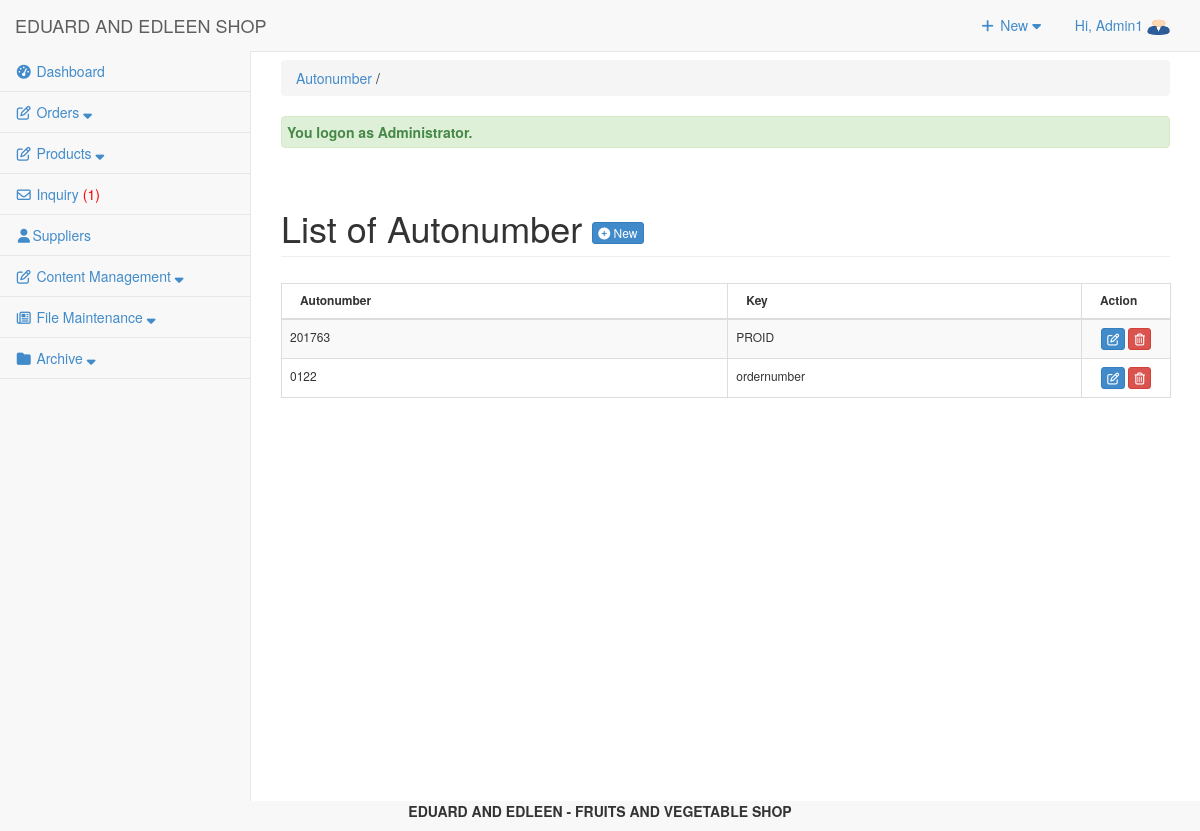
The page /admin/autonumber/index.php (signed in) on the database its author committed.
### tables this page shows
CREATE TABLE `tbluseraccount` (
  `USERID` int(11) NOT NULL,
  `U_NAME` varchar(122) NOT NULL,
  `U_USERNAME` varchar(122) NOT NULL,
  `U_PASS` varchar(122) NOT NULL,
  `U_ROLE` varchar(30) NOT NULL,
  `USERIMAGE` varchar(255) NOT NULL,
  `U_STATUS` varchar(255) NOT NULL DEFAULT 'Active'
);

CREATE TABLE `tblautonumber` (
  `ID` int(11) NOT NULL,
  `AUTOSTART` varchar(11) NOT NULL,
  `AUTOINC` int(11) NOT NULL,
  `AUTOEND` int(11) NOT NULL,
  `AUTOKEY` varchar(12) NOT NULL,
  `AUTONUM` int(30) NOT NULL
);

### admin/autonumber/index.php (called while the page is built, shortened)
<?php
require_once("../../include/initialize.php");
$view = (isset($_GET['view']) && $_GET['view'] != '') ? $_GET['view'] : '';
$header=$view;
$title="Autonumber";
require_once ("../theme/templates.php");
?>

### include/database.php (called while the page is built, shortened)
<?php
class Database {
	var $sql_string = '';
	private $conn;
	public function open_connection() {
		$this->conn = mysqli_connect(server,user,pass);
		if(!$this->conn){
			echo "Problem in database connection! Contact administrator!";
			exit();
		}else{
			$db_select = mysqli_select_db($this->conn,database_name);
		}
	}
	function setQuery($sql='') {
		$this->sql_string=$sql;
	}
	function executeQuery() {
		$result = mysqli_query($this->conn,$this->sql_string);
		return $result;
	}
	private function confirm_query($result) {
		return $result;
	}
	function loadResultList( $key='' ) {
		$cur = $this->executeQuery();
		$array = array();
		while ($row = mysqli_fetch_object($cur)) {
			if ($key) {
				$array[$row->$key] = $row;
			} else {
				$array[] = $row;
			}
		}
		return $array;
	}
	function loadSingleResult() {
		$cur = $this->executeQuery();
		while ($row = mysqli_fetch_object($cur)) {
		return $data = $row;
		}
	}
	public function num_rows($result_set) {
		return mysqli_num_rows($result_set);
	}
}
$mydb = new Database();
?>

### include/accounts.php (called while the page is built, shortened)
<?php
require_once(LIB_PATH.DS.'database.php');
class User {
	protected static  $tblname = "tbluseraccount";
	function single_user($id=""){
			global $mydb;
			$mydb->setQuery("SELECT * FROM ".self::$tblname."
				Where USERID= '{$id}' LIMIT 1");
			$cur = $mydb->loadSingleResult();
			return $cur;
	}
}
?>

### admin/autonumber/list.php (the view, shortened to what this page needs)
<div class="row">
      	 <div class="col-lg-12">
           <h1 class="page-header">List of Autonumber  <a href="index.php?view=add" class="btn btn-primary btn-xs  ">  <i class="fa fa-plus-circle fw-fa"></i> New</a>  </h1>
      		</div>
  		 </div>
 		    <form action="controller.php?action=delete" Method="POST">
		     <div class="table-responsive">
			<table id="example" class="table table-striped table-bordered table-hover"  style="font-size:12px" cellspacing="0">
			  <thead>
			  	<tr>
			  		<th>
			  		 Autonumber</th>
			  		  <th>Key</th>
			  		 <th width="10%" align="center">Action</th>
			  	</tr>
			  </thead>
			  <tbody>
			  	<?php
			  		$mydb->setQuery("SELECT * FROM `tblautonumber`");
			  		$cur = $mydb->loadResultList();
					foreach ($cur as $result) {
			  		echo '<tr>';
		  			echo '<td>' . $result->AUTOSTART.$result->AUTOEND.'</td>';
		  			echo '<td>' . $result->AUTOKEY.'</td>';
			  		echo '<td align="center"><a title="Edit" href="index.php?view=edit&id='.$result->AUTOKEY.'" class="btn btn-primary btn-xs  ">  <span class="fa fa-edit fw-fa"></a>
			  		     <a title="Delete" href="controller.php?action=delete&id='.$result->AUTOKEY.'" class="btn btn-danger btn-xs  ">  <span class="fa  fa-trash-o fw-fa "></a></td>';
			  		echo '</tr>';
			  	}
			  	?>
			  </tbody>
			</table>
			</form>

### admin/theme/templates.php (shortened to what this page needs)
<!DOCTYPE html>
<html lang="en">
<head>
<link href="<?php echo web_root; ?>admin/css/bootstrap.min.css" rel="stylesheet">
<link href="<?php echo web_root; ?>admin/css/metisMenu.min.css" rel="stylesheet">
<link href="<?php echo web_root; ?>admin/css/timeline.css" rel="stylesheet">
<link href="<?php echo web_root; ?>admin/css/sb-admin-2.css" rel="stylesheet">
<link href="<?php echo web_root; ?>admin/font/css/font-awesome.min.css" rel="stylesheet" type="text/css">
<link href="<?php echo web_root; ?>admin/font/font-awesome.min.css" rel="stylesheet" type="text/css">
<link href="<?php echo web_root; ?>admin/css/dataTables.bootstrap.css" rel="stylesheet">
<link href="<?php echo web_root; ?>css/bootstrap-datetimepicker.min.css" rel="stylesheet" media="screen">
<link href="<?php echo web_root; ?>css/datepicker.css" rel="stylesheet" media="screen">
<link href="<?php echo web_root; ?>admin/css/costum.css" rel="stylesheet">
<link href="<?php echo web_root; ?>admin/css/ekko-lightbox.css" rel="stylesheet">
</head>
  <?php
    $query = "SELECT * FROM tblsummary WHERE ORDEREDSTATS = 'Pending'";
    $mydb->setQuery($query);
    $query = "SELECT * FROM tblinquiry WHERE INQSTATUS = 'NEW'";
    $mydb->setQuery($query);
    $cur = $mydb->executeQuery();
    $rowscount = $mydb->num_rows($cur);
    $res = isset($rowscount)? $rowscount : 0;
    if($res>0){
    $inquiry = '<span style="color:red;">('.$res.')</span>';
    }else{
        $inquiry = '<span> ('.$res.')</span>';
    }
?>
<body>
   <div id="wrapper">
        <nav class="navbar navbar-default navbar-static-top  " role="navigation" style="margin-bottom: 0">
            <div class="navbar-header">
                 <a class="navbar-brand"  href="<?php echo web_root; ?>admin/index.php" >EDUARD AND EDLEEN SHOP</a>
            </div>
            <ul class="nav navbar-top-links navbar-right">
                 <li class="dropdown">
                    <a class="dropdown-toggle" data-toggle="dropdown" href="#">
                        <i class="fa fa-plus fa-fw"></i> New  <i class="fa fa-caret-down"></i>
                    </a>
                </li>
<?php
 $user = New User();
$singleuser = $user->single_user($_SESSION['USERID']);
?>
                <li class="dropdown">
                    <a class="dropdown-toggle" data-toggle="dropdown" href="#">
                        Hi, <?php echo $_SESSION['U_NAME']; ?> <img title="profile image" width="23px" height="17px" src="<?php echo web_root.'admin/user/'.$singleuser ->USERIMAGE ?>">
                    </a>
                </li>
            </ul>
            <div class="navbar-default sidebar" role="navigation">
                <div class="sidebar-nav navbar-collapse">
                    <ul class="nav" id="side-menu">
                        <li>
                             <a href="<?php echo web_root; ?>admin/dashboard/"><i class="fa fa-tachometer fa-fw"></i>  Dashboard </a>
                        </li>
                        <li class="nav-item">
                            <a class="nav-link" data-toggle="collapse" href="#collapseExample4" aria-expanded="false" aria-controls="collapseExample">
                                <i class="fa fa-pencil-square-o fa-fw"></i><span class="menu-orders"> Orders <i class="fa fa-sort-down"></i></span>
                            </a>
                        </li>
                        <li class="nav-item">
                            <a class="nav-link" data-toggle="collapse" href="#collapseExample5" aria-expanded="false" aria-controls="collapseExample">
                                <i class="fa fa-pencil-square-o fa-fw"></i><span class="menu-title"> Products <i class="fa fa-sort-down"></i></span>
                            </a>
                        </li>
                        <li>
                             <a href="<?php echo web_root; ?>admin/inquiry/" ><i class="fa fa-envelope-o fa-fw"></i>  Inquiry <?php echo $inquiry; ?></a>
                        </li>
                        <li>
                             <a href="<?php echo web_root; ?>admin/supplier/" ><i class="fa fa-user fa-fw"></i>Suppliers</a>
                        </li>
                        <li class="nav-item">
                            <a class="nav-link" data-toggle="collapse" href="#collapseExample1" aria-expanded="false" aria-controls="collapseExample">
                                <i class="fa fa-pencil-square-o fa-fw"></i><span class="menu-title"> Content Management <i class="fa fa-sort-down"></i></span>
                            </a>
                        </li>
                        <li class="nav-item">
                            <a class="nav-link" data-toggle="collapse" href="#collapseExample3" aria-expanded="false" aria-controls="collapseExample">
                                <i class="fa fa-newspaper-o fa-fw"></i><span class="menu-title"> File Maintenance <i class="fa fa-sort-down"></i></span>
                            </a>
                        </li>
                        <?php if ($_SESSION['U_ROLE']=='Administrator') {
                        ?>
                        <li class="nav-item">
                            <a class="nav-link" data-toggle="collapse" href="#collapseExample2" aria-expanded="false" aria-controls="collapseExample">
                                <i class="fa fa-folder fa-fw"></i><span class="menu-title"> Archive <i class="fa fa-sort-down"></i></span>
                            </a>
                        </li>
                 <?php }  ?>
                    </ul>
                </div>
            </div>
        </nav>
  <div id="page-wrapper">
            <div class="row" >
                <div class="col-lg-12">
                    <?php
                    if ($title<>'Dashboard'){
                       echo   '<p class="breadcrumb" style="margin-top: 8px;">
                        <a href="index.php" title="'. $title.'" >'. $title.'</a>
                        '.(isset($header) ? ' / '. $header : '').'  </p>'  ;
                    } ?>
                  <?php require_once $content; ?>
                </div>
            </div>
        </div>
    </div>
</body>
      <footer><p  style="text-align: center;font-weight: bold;"> EDUARD AND EDLEEN - FRUITS AND VEGETABLE SHOP </p></footer>
</html>

### admin/css/sb-admin-2.css (style rules this page uses)
body { background-color: #f8f8f8; }
#wrapper { width: 100%; }
#page-wrapper { padding: 0 15px; min-height: 568px; background-color: #fff; }
@media (min-width:768px) { #page-wrapper { position: inherit; margin: 0 0 0 250px; padding: 0 30px; border-left: 1px solid #e7e7e7; } }
.navbar-top-links { margin-right: 0; }
.navbar-top-links li { display: inline-block; }
.navbar-top-links li:last-child { margin-right: 15px; }
.navbar-top-links li a { padding: 15px; min-height: 50px; }
.sidebar .sidebar-nav.navbar-collapse { padding-right: 0; padding-left: 0; }
.sidebar ul li { border-bottom: 1px solid #e7e7e7; }
@media (min-width:768px) { .sidebar { z-index: 1; position: absolute; width: 250px; margin-top: 51px; } }

### rows shown on the page
tbluseraccount: USERIMAGE (picture)
tblautonumber: AUTOSTART "2017", AUTOEND "63", AUTOKEY "PROID"
tblautonumber: AUTOSTART "0", AUTOEND "122", AUTOKEY "ordernumber"

### other values the page prints
$_SESSION['U_NAME'] "Admin1"
$res "1"
$title "Autonumber"
$_SESSION['message'] "You logon as Administrator."
